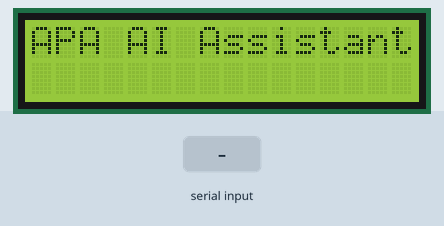
A sketch run on a simulated Arduino Uno, built with avr-gcc and run on an emulated ATmega328P. Shown: 16×2 character LCD. The inputs (shaded band) are chosen by the test bench.

Above: at 5.2 s.
5.3 s: "0\n" received over the second serial link
At 5.42 s:
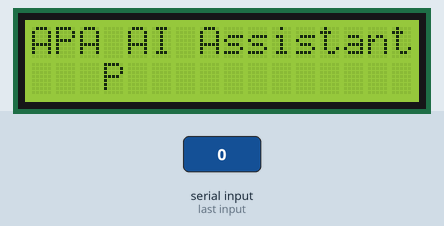
At 6.7 s:
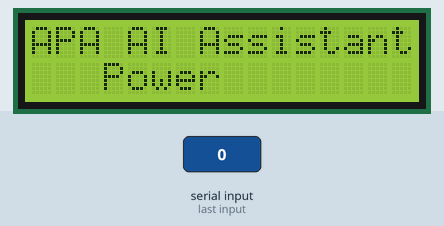
7.5 s: "1\n" received over the second serial link
At 11.6 s:
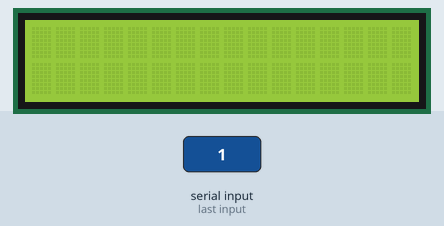
Timing chart, 0 to 13.1 s (numbered marks = the images above; inputs shaded):
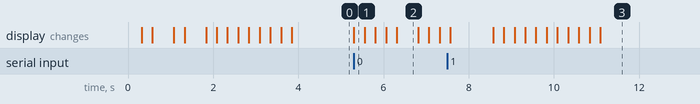

Measured:
- after the input at 5.3 s, the display: changes at once (image 1)
- after the input at 7.5 s, the display: first changes after 0.07 s (image 3 shows a later state)
- what the display in image 2 shows lasts 0.5 s, from 6.3 s to 6.8 s

The sketch:

project.ino
```cpp
#include <SoftwareSerial.h>
#include <Wire.h>
#include <LiquidCrystal_I2C.h>

// Set the LCD address to 0x27 for a 16 chars and 2 line display
LiquidCrystal_I2C lcd(0x27, 16, 2);

String home = "APA AI Assistant";

SoftwareSerial BTSerial(12, 11); // RX, TX

// remove first character
String removeFirstChar(String inputString) {
  inputString = inputString.substring(1);
  return inputString;
}

// return home
    void returnhome(void)
    {
      lcd.clear();
      for (int i = 0; i<16; i++)
      {
        lcd.setCursor(i,0);
        lcd.write(home.charAt(i));
        delay(250);
      }
    };
// by one
void byone(String x, int n)
  {
    for (int i = 0; i < x.length(); i++)
    {
      lcd.setCursor(i+n,1);
      lcd.write(x.charAt(i));
      delay(250);
    }
  }


  // dail
  void Dial (String x)
  {
    lcd.blink();
    byone(x,3);
    delay(1000);
    byone("Dialing...",3);
    lcd.print("  ");
    delay(16000)    ;
    returnhome();
  }


void setup() {
  Serial.begin(9600);
  BTSerial.begin(9600);


  // initialize the LCD
  lcd.begin();


  // Turn on the blacklight and print a message.
  lcd.backlight();
  returnhome();
}


void loop() {
  if (BTSerial.available()) {
    String message = BTSerial.readStringUntil('\n');

    if(message.charAt(0) == '0'){

      byone("Power Off", 3);
    lcd.noDisplay();
    }
    if(message.charAt(0) == '1'){

      Dial(removeFirstChar(message));
    }
    if(message.charAt(0) == '2'){

      Dial(removeFirstChar(message));
    }
    if(message.charAt(0) == '3'){

      Dial(removeFirstChar(message));
    }

    if(message.charAt(0) == '4'){

  int messageLength = removeFirstChar(message).length();
  int displayWidth = 16;
  int animationDelay = 400;

  for (int i = 0; i < messageLength + displayWidth; i++) {
    lcd.clear();
    lcd.setCursor(0, 1);
    lcd.print(removeFirstChar(message).substring(i, i + displayWidth));
    delay(animationDelay);

  }
  returnhome();
    }
    if(message.charAt(0) == '5'){

  int messageLength = removeFirstChar(message).length();
  int displayWidth = 16;
  int animationDelay = 400;

  for (int i = 0; i < messageLength + displayWidth; i++) {
    lcd.clear();
    lcd.setCursor(0, 1);
    lcd.print(removeFirstChar(message).substring(i, i + displayWidth));
    delay(animationDelay);

  }
  returnhome();
    }


    if(message.charAt(0) == '6'){

      lcd.display();
      returnhome();
    }
  }
}
```
